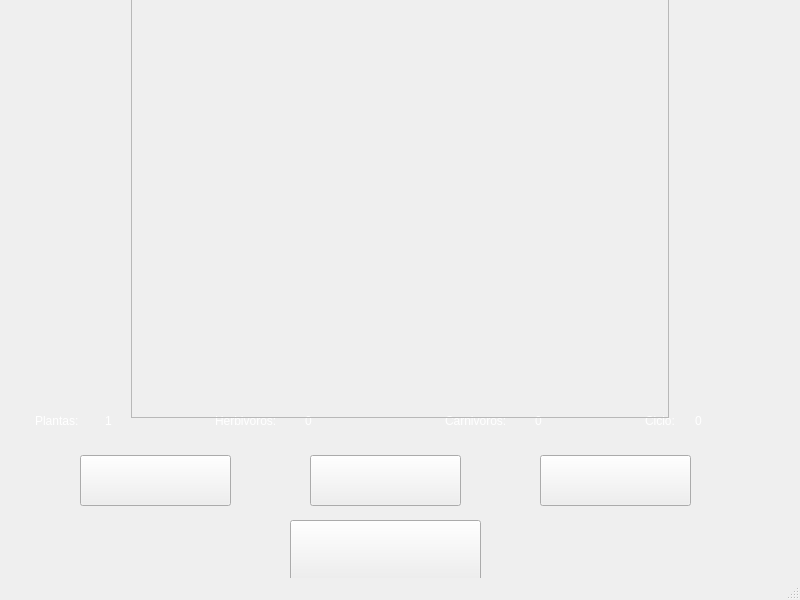
<?xml version="1.0" encoding="UTF-8"?>
<ui version="4.0">
 <class>VentanaSimulacion</class>
 <widget class="QMainWindow" name="VentanaSimulacion">
  <property name="geometry">
   <rect>
    <x>0</x>
    <y>0</y>
    <width>800</width>
    <height>600</height>
   </rect>
  </property>
  <property name="windowTitle">
   <string>MainWindow</string>
  </property>
  <property name="styleSheet">
   <string notr="true">QMainWindow {
    border-image: url(:/imagenes/forestlight.jpg) 0 0 0 0 stretch stretch;
}</string>
  </property>
  <widget class="QWidget" name="centralwidget">
   <widget class="QLabel" name="lblPlantas">
    <property name="geometry">
     <rect>
      <x>105</x>
      <y>405</y>
      <width>31</width>
      <height>31</height>
     </rect>
    </property>
    <property name="styleSheet">
     <string notr="true">color: white;
</string>
    </property>
    <property name="text">
     <string>1</string>
    </property>
   </widget>
   <widget class="QLabel" name="lblHerbivoros">
    <property name="geometry">
     <rect>
      <x>305</x>
      <y>405</y>
      <width>31</width>
      <height>31</height>
     </rect>
    </property>
    <property name="styleSheet">
     <string notr="true">color: white;</string>
    </property>
    <property name="text">
     <string>0</string>
    </property>
   </widget>
   <widget class="QLabel" name="lblCarnivoros">
    <property name="geometry">
     <rect>
      <x>535</x>
      <y>405</y>
      <width>31</width>
      <height>31</height>
     </rect>
    </property>
    <property name="styleSheet">
     <string notr="true">color: white;</string>
    </property>
    <property name="text">
     <string>0</string>
    </property>
   </widget>
   <widget class="QLabel" name="lblCiclo">
    <property name="geometry">
     <rect>
      <x>695</x>
      <y>405</y>
      <width>41</width>
      <height>31</height>
     </rect>
    </property>
    <property name="styleSheet">
     <string notr="true">color: white;</string>
    </property>
    <property name="text">
     <string>0</string>
    </property>
   </widget>
   <widget class="QPushButton" name="btnIniciar">
    <property name="geometry">
     <rect>
      <x>80</x>
      <y>455</y>
      <width>151</width>
      <height>51</height>
     </rect>
    </property>
    <property name="cursor">
     <cursorShape>PointingHandCursor</cursorShape>
    </property>
    <property name="styleSheet">
     <string notr="true">QPushButton {
    border-image: url(:/imagenes/botoniniciar.png);
}</string>
    </property>
    <property name="text">
     <string/>
    </property>
   </widget>
   <widget class="QPushButton" name="btnPausar">
    <property name="geometry">
     <rect>
      <x>310</x>
      <y>455</y>
      <width>151</width>
      <height>51</height>
     </rect>
    </property>
    <property name="cursor">
     <cursorShape>PointingHandCursor</cursorShape>
    </property>
    <property name="styleSheet">
     <string notr="true">QPushButton {
    border-image: url(:/imagenes/botonpausar.png);
}</string>
    </property>
    <property name="text">
     <string/>
    </property>
   </widget>
   <widget class="QPushButton" name="btnReiniciar">
    <property name="geometry">
     <rect>
      <x>540</x>
      <y>455</y>
      <width>151</width>
      <height>51</height>
     </rect>
    </property>
    <property name="cursor">
     <cursorShape>PointingHandCursor</cursorShape>
    </property>
    <property name="styleSheet">
     <string notr="true">QPushButton {
    border-image: url(:/imagenes/botonreiniciar.png);
}</string>
    </property>
    <property name="text">
     <string/>
    </property>
   </widget>
   <widget class="QPushButton" name="btnMenu">
    <property name="geometry">
     <rect>
      <x>290</x>
      <y>520</y>
      <width>191</width>
      <height>61</height>
     </rect>
    </property>
    <property name="cursor">
     <cursorShape>PointingHandCursor</cursorShape>
    </property>
    <property name="styleSheet">
     <string notr="true">QPushButton {
    border-image: url(:/imagenes/botonvolveralmenu.png);
}</string>
    </property>
    <property name="text">
     <string/>
    </property>
   </widget>
   <widget class="QTableWidget" name="tableTablero">
    <property name="geometry">
     <rect>
      <x>150</x>
      <y>38</y>
      <width>500</width>
      <height>350</height>
     </rect>
    </property>
    <property name="styleSheet">
     <string notr="true">background: transparent;
</string>
    </property>
   </widget>
   <widget class="QLabel" name="label">
    <property name="geometry">
     <rect>
      <x>35</x>
      <y>405</y>
      <width>71</width>
      <height>31</height>
     </rect>
    </property>
    <property name="palette">
     <palette>
      <active>
       <colorrole role="WindowText">
        <brush brushstyle="SolidPattern">
         <color alpha="255">
          <red>255</red>
          <green>255</green>
          <blue>255</blue>
         </color>
        </brush>
       </colorrole>
       <colorrole role="Text">
        <brush brushstyle="SolidPattern">
         <color alpha="255">
          <red>255</red>
          <green>255</green>
          <blue>255</blue>
         </color>
        </brush>
       </colorrole>
       <colorrole role="ButtonText">
        <brush brushstyle="SolidPattern">
         <color alpha="255">
          <red>255</red>
          <green>255</green>
          <blue>255</blue>
         </color>
        </brush>
       </colorrole>
       <colorrole role="PlaceholderText">
        <brush brushstyle="SolidPattern">
         <color alpha="128">
          <red>255</red>
          <green>255</green>
          <blue>255</blue>
         </color>
        </brush>
       </colorrole>
      </active>
      <inactive>
       <colorrole role="WindowText">
        <brush brushstyle="SolidPattern">
         <color alpha="255">
          <red>255</red>
          <green>255</green>
          <blue>255</blue>
         </color>
        </brush>
       </colorrole>
       <colorrole role="Text">
        <brush brushstyle="SolidPattern">
         <color alpha="255">
          <red>255</red>
          <green>255</green>
          <blue>255</blue>
         </color>
        </brush>
       </colorrole>
       <colorrole role="ButtonText">
        <brush brushstyle="SolidPattern">
         <color alpha="255">
          <red>255</red>
          <green>255</green>
          <blue>255</blue>
         </color>
        </brush>
       </colorrole>
       <colorrole role="PlaceholderText">
        <brush brushstyle="SolidPattern">
         <color alpha="128">
          <red>255</red>
          <green>255</green>
          <blue>255</blue>
         </color>
        </brush>
       </colorrole>
      </inactive>
      <disabled>
       <colorrole role="WindowText">
        <brush brushstyle="SolidPattern">
         <color alpha="255">
          <red>255</red>
          <green>255</green>
          <blue>255</blue>
         </color>
        </brush>
       </colorrole>
       <colorrole role="Text">
        <brush brushstyle="SolidPattern">
         <color alpha="255">
          <red>255</red>
          <green>255</green>
          <blue>255</blue>
         </color>
        </brush>
       </colorrole>
       <colorrole role="ButtonText">
        <brush brushstyle="SolidPattern">
         <color alpha="255">
          <red>255</red>
          <green>255</green>
          <blue>255</blue>
         </color>
        </brush>
       </colorrole>
       <colorrole role="PlaceholderText">
        <brush brushstyle="SolidPattern">
         <color alpha="128">
          <red>255</red>
          <green>255</green>
          <blue>255</blue>
         </color>
        </brush>
       </colorrole>
      </disabled>
     </palette>
    </property>
    <property name="styleSheet">
     <string notr="true">color: white;
</string>
    </property>
    <property name="text">
     <string>Plantas:</string>
    </property>
   </widget>
   <widget class="QLabel" name="label_2">
    <property name="geometry">
     <rect>
      <x>215</x>
      <y>405</y>
      <width>91</width>
      <height>31</height>
     </rect>
    </property>
    <property name="palette">
     <palette>
      <active>
       <colorrole role="WindowText">
        <brush brushstyle="SolidPattern">
         <color alpha="255">
          <red>255</red>
          <green>255</green>
          <blue>255</blue>
         </color>
        </brush>
       </colorrole>
       <colorrole role="Button">
        <brush brushstyle="SolidPattern">
         <color alpha="150">
          <red>0</red>
          <green>0</green>
          <blue>0</blue>
         </color>
        </brush>
       </colorrole>
       <colorrole role="Text">
        <brush brushstyle="SolidPattern">
         <color alpha="255">
          <red>255</red>
          <green>255</green>
          <blue>255</blue>
         </color>
        </brush>
       </colorrole>
       <colorrole role="ButtonText">
        <brush brushstyle="SolidPattern">
         <color alpha="255">
          <red>255</red>
          <green>255</green>
          <blue>255</blue>
         </color>
        </brush>
       </colorrole>
       <colorrole role="Base">
        <brush brushstyle="SolidPattern">
         <color alpha="150">
          <red>0</red>
          <green>0</green>
          <blue>0</blue>
         </color>
        </brush>
       </colorrole>
       <colorrole role="Window">
        <brush brushstyle="SolidPattern">
         <color alpha="150">
          <red>0</red>
          <green>0</green>
          <blue>0</blue>
         </color>
        </brush>
       </colorrole>
       <colorrole role="PlaceholderText">
        <brush brushstyle="SolidPattern">
         <color alpha="128">
          <red>255</red>
          <green>255</green>
          <blue>255</blue>
         </color>
        </brush>
       </colorrole>
      </active>
      <inactive>
       <colorrole role="WindowText">
        <brush brushstyle="SolidPattern">
         <color alpha="255">
          <red>255</red>
          <green>255</green>
          <blue>255</blue>
         </color>
        </brush>
       </colorrole>
       <colorrole role="Button">
        <brush brushstyle="SolidPattern">
         <color alpha="150">
          <red>0</red>
          <green>0</green>
          <blue>0</blue>
         </color>
        </brush>
       </colorrole>
       <colorrole role="Text">
        <brush brushstyle="SolidPattern">
         <color alpha="255">
          <red>255</red>
          <green>255</green>
          <blue>255</blue>
         </color>
        </brush>
       </colorrole>
       <colorrole role="ButtonText">
        <brush brushstyle="SolidPattern">
         <color alpha="255">
          <red>255</red>
          <green>255</green>
          <blue>255</blue>
         </color>
        </brush>
       </colorrole>
       <colorrole role="Base">
        <brush brushstyle="SolidPattern">
         <color alpha="150">
          <red>0</red>
          <green>0</green>
          <blue>0</blue>
         </color>
        </brush>
       </colorrole>
       <colorrole role="Window">
        <brush brushstyle="SolidPattern">
         <color alpha="150">
          <red>0</red>
          <green>0</green>
          <blue>0</blue>
         </color>
        </brush>
       </colorrole>
       <colorrole role="PlaceholderText">
        <brush brushstyle="SolidPattern">
         <color alpha="128">
          <red>255</red>
          <green>255</green>
          <blue>255</blue>
         </color>
        </brush>
       </colorrole>
      </inactive>
      <disabled>
       <colorrole role="WindowText">
        <brush brushstyle="SolidPattern">
         <color alpha="255">
          <red>255</red>
          <green>255</green>
          <blue>255</blue>
         </color>
        </brush>
       </colorrole>
       <colorrole role="Button">
        <brush brushstyle="SolidPattern">
         <color alpha="150">
          <red>0</red>
          <green>0</green>
          <blue>0</blue>
         </color>
        </brush>
       </colorrole>
       <colorrole role="Text">
        <brush brushstyle="SolidPattern">
         <color alpha="255">
          <red>255</red>
          <green>255</green>
          <blue>255</blue>
         </color>
        </brush>
       </colorrole>
       <colorrole role="ButtonText">
        <brush brushstyle="SolidPattern">
         <color alpha="255">
          <red>255</red>
          <green>255</green>
          <blue>255</blue>
         </color>
        </brush>
       </colorrole>
       <colorrole role="Base">
        <brush brushstyle="SolidPattern">
         <color alpha="150">
          <red>0</red>
          <green>0</green>
          <blue>0</blue>
         </color>
        </brush>
       </colorrole>
       <colorrole role="Window">
        <brush brushstyle="SolidPattern">
         <color alpha="150">
          <red>0</red>
          <green>0</green>
          <blue>0</blue>
         </color>
        </brush>
       </colorrole>
       <colorrole role="PlaceholderText">
        <brush brushstyle="SolidPattern">
         <color alpha="128">
          <red>255</red>
          <green>255</green>
          <blue>255</blue>
         </color>
        </brush>
       </colorrole>
      </disabled>
     </palette>
    </property>
    <property name="styleSheet">
     <string notr="true">color: white;
</string>
    </property>
    <property name="text">
     <string>Herbivoros:</string>
    </property>
   </widget>
   <widget class="QLabel" name="label_3">
    <property name="geometry">
     <rect>
      <x>445</x>
      <y>405</y>
      <width>91</width>
      <height>31</height>
     </rect>
    </property>
    <property name="palette">
     <palette>
      <active>
       <colorrole role="WindowText">
        <brush brushstyle="SolidPattern">
         <color alpha="255">
          <red>255</red>
          <green>255</green>
          <blue>255</blue>
         </color>
        </brush>
       </colorrole>
       <colorrole role="Button">
        <brush brushstyle="SolidPattern">
         <color alpha="150">
          <red>0</red>
          <green>0</green>
          <blue>0</blue>
         </color>
        </brush>
       </colorrole>
       <colorrole role="Text">
        <brush brushstyle="SolidPattern">
         <color alpha="255">
          <red>255</red>
          <green>255</green>
          <blue>255</blue>
         </color>
        </brush>
       </colorrole>
       <colorrole role="ButtonText">
        <brush brushstyle="SolidPattern">
         <color alpha="255">
          <red>255</red>
          <green>255</green>
          <blue>255</blue>
         </color>
        </brush>
       </colorrole>
       <colorrole role="Base">
        <brush brushstyle="SolidPattern">
         <color alpha="150">
          <red>0</red>
          <green>0</green>
          <blue>0</blue>
         </color>
        </brush>
       </colorrole>
       <colorrole role="Window">
        <brush brushstyle="SolidPattern">
         <color alpha="150">
          <red>0</red>
          <green>0</green>
          <blue>0</blue>
         </color>
        </brush>
       </colorrole>
       <colorrole role="PlaceholderText">
        <brush brushstyle="SolidPattern">
         <color alpha="128">
          <red>255</red>
          <green>255</green>
          <blue>255</blue>
         </color>
        </brush>
       </colorrole>
      </active>
      <inactive>
       <colorrole role="WindowText">
        <brush brushstyle="SolidPattern">
         <color alpha="255">
          <red>255</red>
          <green>255</green>
          <blue>255</blue>
         </color>
        </brush>
       </colorrole>
       <colorrole role="Button">
        <brush brushstyle="SolidPattern">
         <color alpha="150">
          <red>0</red>
          <green>0</green>
          <blue>0</blue>
         </color>
        </brush>
       </colorrole>
       <colorrole role="Text">
        <brush brushstyle="SolidPattern">
         <color alpha="255">
          <red>255</red>
          <green>255</green>
          <blue>255</blue>
         </color>
        </brush>
       </colorrole>
       <colorrole role="ButtonText">
        <brush brushstyle="SolidPattern">
         <color alpha="255">
          <red>255</red>
          <green>255</green>
          <blue>255</blue>
         </color>
        </brush>
       </colorrole>
       <colorrole role="Base">
        <brush brushstyle="SolidPattern">
         <color alpha="150">
          <red>0</red>
          <green>0</green>
          <blue>0</blue>
         </color>
        </brush>
       </colorrole>
       <colorrole role="Window">
        <brush brushstyle="SolidPattern">
         <color alpha="150">
          <red>0</red>
          <green>0</green>
          <blue>0</blue>
         </color>
        </brush>
       </colorrole>
       <colorrole role="PlaceholderText">
        <brush brushstyle="SolidPattern">
         <color alpha="128">
          <red>255</red>
          <green>255</green>
          <blue>255</blue>
         </color>
        </brush>
       </colorrole>
      </inactive>
      <disabled>
       <colorrole role="WindowText">
        <brush brushstyle="SolidPattern">
         <color alpha="255">
          <red>255</red>
          <green>255</green>
          <blue>255</blue>
         </color>
        </brush>
       </colorrole>
       <colorrole role="Button">
        <brush brushstyle="SolidPattern">
         <color alpha="150">
          <red>0</red>
          <green>0</green>
          <blue>0</blue>
         </color>
        </brush>
       </colorrole>
       <colorrole role="Text">
        <brush brushstyle="SolidPattern">
         <color alpha="255">
          <red>255</red>
          <green>255</green>
          <blue>255</blue>
         </color>
        </brush>
       </colorrole>
       <colorrole role="ButtonText">
        <brush brushstyle="SolidPattern">
         <color alpha="255">
          <red>255</red>
          <green>255</green>
          <blue>255</blue>
         </color>
        </brush>
       </colorrole>
       <colorrole role="Base">
        <brush brushstyle="SolidPattern">
         <color alpha="150">
          <red>0</red>
          <green>0</green>
          <blue>0</blue>
         </color>
        </brush>
       </colorrole>
       <colorrole role="Window">
        <brush brushstyle="SolidPattern">
         <color alpha="150">
          <red>0</red>
          <green>0</green>
          <blue>0</blue>
         </color>
        </brush>
       </colorrole>
       <colorrole role="PlaceholderText">
        <brush brushstyle="SolidPattern">
         <color alpha="128">
          <red>255</red>
          <green>255</green>
          <blue>255</blue>
         </color>
        </brush>
       </colorrole>
      </disabled>
     </palette>
    </property>
    <property name="styleSheet">
     <string notr="true">color: white;
</string>
    </property>
    <property name="text">
     <string>Carnivoros:</string>
    </property>
   </widget>
   <widget class="QLabel" name="label_4">
    <property name="geometry">
     <rect>
      <x>645</x>
      <y>405</y>
      <width>51</width>
      <height>31</height>
     </rect>
    </property>
    <property name="palette">
     <palette>
      <active>
       <colorrole role="WindowText">
        <brush brushstyle="SolidPattern">
         <color alpha="255">
          <red>255</red>
          <green>255</green>
          <blue>255</blue>
         </color>
        </brush>
       </colorrole>
       <colorrole role="Button">
        <brush brushstyle="SolidPattern">
         <color alpha="150">
          <red>0</red>
          <green>0</green>
          <blue>0</blue>
         </color>
        </brush>
       </colorrole>
       <colorrole role="Text">
        <brush brushstyle="SolidPattern">
         <color alpha="255">
          <red>255</red>
          <green>255</green>
          <blue>255</blue>
         </color>
        </brush>
       </colorrole>
       <colorrole role="ButtonText">
        <brush brushstyle="SolidPattern">
         <color alpha="255">
          <red>255</red>
          <green>255</green>
          <blue>255</blue>
         </color>
        </brush>
       </colorrole>
       <colorrole role="Base">
        <brush brushstyle="SolidPattern">
         <color alpha="150">
          <red>0</red>
          <green>0</green>
          <blue>0</blue>
         </color>
        </brush>
       </colorrole>
       <colorrole role="Window">
        <brush brushstyle="SolidPattern">
         <color alpha="150">
          <red>0</red>
          <green>0</green>
          <blue>0</blue>
         </color>
        </brush>
       </colorrole>
       <colorrole role="PlaceholderText">
        <brush brushstyle="SolidPattern">
         <color alpha="128">
          <red>255</red>
          <green>255</green>
          <blue>255</blue>
         </color>
        </brush>
       </colorrole>
      </active>
      <inactive>
       <colorrole role="WindowText">
        <brush brushstyle="SolidPattern">
         <color alpha="255">
          <red>255</red>
          <green>255</green>
          <blue>255</blue>
         </color>
        </brush>
       </colorrole>
       <colorrole role="Button">
        <brush brushstyle="SolidPattern">
         <color alpha="150">
          <red>0</red>
          <green>0</green>
          <blue>0</blue>
         </color>
        </brush>
       </colorrole>
       <colorrole role="Text">
        <brush brushstyle="SolidPattern">
         <color alpha="255">
          <red>255</red>
          <green>255</green>
          <blue>255</blue>
         </color>
        </brush>
       </colorrole>
       <colorrole role="ButtonText">
        <brush brushstyle="SolidPattern">
         <color alpha="255">
          <red>255</red>
          <green>255</green>
          <blue>255</blue>
         </color>
        </brush>
       </colorrole>
       <colorrole role="Base">
        <brush brushstyle="SolidPattern">
         <color alpha="150">
          <red>0</red>
          <green>0</green>
          <blue>0</blue>
         </color>
        </brush>
       </colorrole>
       <colorrole role="Window">
        <brush brushstyle="SolidPattern">
         <color alpha="150">
          <red>0</red>
          <green>0</green>
          <blue>0</blue>
         </color>
        </brush>
       </colorrole>
       <colorrole role="PlaceholderText">
        <brush brushstyle="SolidPattern">
         <color alpha="128">
          <red>255</red>
          <green>255</green>
          <blue>255</blue>
         </color>
        </brush>
       </colorrole>
      </inactive>
      <disabled>
       <colorrole role="WindowText">
        <brush brushstyle="SolidPattern">
         <color alpha="255">
          <red>255</red>
          <green>255</green>
          <blue>255</blue>
         </color>
        </brush>
       </colorrole>
       <colorrole role="Button">
        <brush brushstyle="SolidPattern">
         <color alpha="150">
          <red>0</red>
          <green>0</green>
          <blue>0</blue>
         </color>
        </brush>
       </colorrole>
       <colorrole role="Text">
        <brush brushstyle="SolidPattern">
         <color alpha="255">
          <red>255</red>
          <green>255</green>
          <blue>255</blue>
         </color>
        </brush>
       </colorrole>
       <colorrole role="ButtonText">
        <brush brushstyle="SolidPattern">
         <color alpha="255">
          <red>255</red>
          <green>255</green>
          <blue>255</blue>
         </color>
        </brush>
       </colorrole>
       <colorrole role="Base">
        <brush brushstyle="SolidPattern">
         <color alpha="150">
          <red>0</red>
          <green>0</green>
          <blue>0</blue>
         </color>
        </brush>
       </colorrole>
       <colorrole role="Window">
        <brush brushstyle="SolidPattern">
         <color alpha="150">
          <red>0</red>
          <green>0</green>
          <blue>0</blue>
         </color>
        </brush>
       </colorrole>
       <colorrole role="PlaceholderText">
        <brush brushstyle="SolidPattern">
         <color alpha="128">
          <red>255</red>
          <green>255</green>
          <blue>255</blue>
         </color>
        </brush>
       </colorrole>
      </disabled>
     </palette>
    </property>
    <property name="styleSheet">
     <string notr="true">color: white;</string>
    </property>
    <property name="text">
     <string>Ciclo:</string>
    </property>
   </widget>
   <widget class="QFrame" name="frame">
    <property name="geometry">
     <rect>
      <x>25</x>
      <y>395</y>
      <width>120</width>
      <height>51</height>
     </rect>
    </property>
    <property name="styleSheet">
     <string notr="true">
border-radius: 10px;
border-image: url(:/imagenes/yes.png);</string>
    </property>
    <property name="frameShape">
     <enum>QFrame::Shape::StyledPanel</enum>
    </property>
    <property name="frameShadow">
     <enum>QFrame::Shadow::Raised</enum>
    </property>
   </widget>
   <widget class="QFrame" name="frame_2">
    <property name="geometry">
     <rect>
      <x>205</x>
      <y>395</y>
      <width>141</width>
      <height>51</height>
     </rect>
    </property>
    <property name="styleSheet">
     <string notr="true">border-image: url(:/imagenes/yes.png);
border-radius: 10px;</string>
    </property>
    <property name="frameShape">
     <enum>QFrame::Shape::StyledPanel</enum>
    </property>
    <property name="frameShadow">
     <enum>QFrame::Shadow::Raised</enum>
    </property>
   </widget>
   <widget class="QFrame" name="frame_3">
    <property name="geometry">
     <rect>
      <x>435</x>
      <y>395</y>
      <width>141</width>
      <height>51</height>
     </rect>
    </property>
    <property name="styleSheet">
     <string notr="true">border-image: url(:/imagenes/yes.png);
border-radius: 10px;</string>
    </property>
    <property name="frameShape">
     <enum>QFrame::Shape::StyledPanel</enum>
    </property>
    <property name="frameShadow">
     <enum>QFrame::Shadow::Raised</enum>
    </property>
   </widget>
   <widget class="QFrame" name="frame_4">
    <property name="geometry">
     <rect>
      <x>635</x>
      <y>395</y>
      <width>111</width>
      <height>51</height>
     </rect>
    </property>
    <property name="styleSheet">
     <string notr="true">border-image: url(:/imagenes/yes.png);
border-radius: 10px;</string>
    </property>
    <property name="frameShape">
     <enum>QFrame::Shape::StyledPanel</enum>
    </property>
    <property name="frameShadow">
     <enum>QFrame::Shadow::Raised</enum>
    </property>
   </widget>
   <widget class="QFrame" name="frame_5">
    <property name="geometry">
     <rect>
      <x>131</x>
      <y>-7</y>
      <width>538</width>
      <height>425</height>
     </rect>
    </property>
    <property name="styleSheet">
     <string notr="true">border-image: url(:/imagenes/marco.png);</string>
    </property>
    <property name="frameShape">
     <enum>QFrame::Shape::StyledPanel</enum>
    </property>
    <property name="frameShadow">
     <enum>QFrame::Shadow::Raised</enum>
    </property>
   </widget>
   <zorder>frame_4</zorder>
   <zorder>frame_3</zorder>
   <zorder>frame_2</zorder>
   <zorder>frame</zorder>
   <zorder>lblPlantas</zorder>
   <zorder>lblHerbivoros</zorder>
   <zorder>lblCarnivoros</zorder>
   <zorder>lblCiclo</zorder>
   <zorder>btnIniciar</zorder>
   <zorder>btnPausar</zorder>
   <zorder>btnReiniciar</zorder>
   <zorder>btnMenu</zorder>
   <zorder>tableTablero</zorder>
   <zorder>label</zorder>
   <zorder>label_2</zorder>
   <zorder>label_3</zorder>
   <zorder>label_4</zorder>
   <zorder>frame_5</zorder>
  </widget>
  <widget class="QMenuBar" name="menubar">
   <property name="geometry">
    <rect>
     <x>0</x>
     <y>0</y>
     <width>800</width>
     <height>26</height>
    </rect>
   </property>
  </widget>
  <widget class="QStatusBar" name="statusbar"/>
 </widget>
 <resources/>
 <connections/>
</ui>
